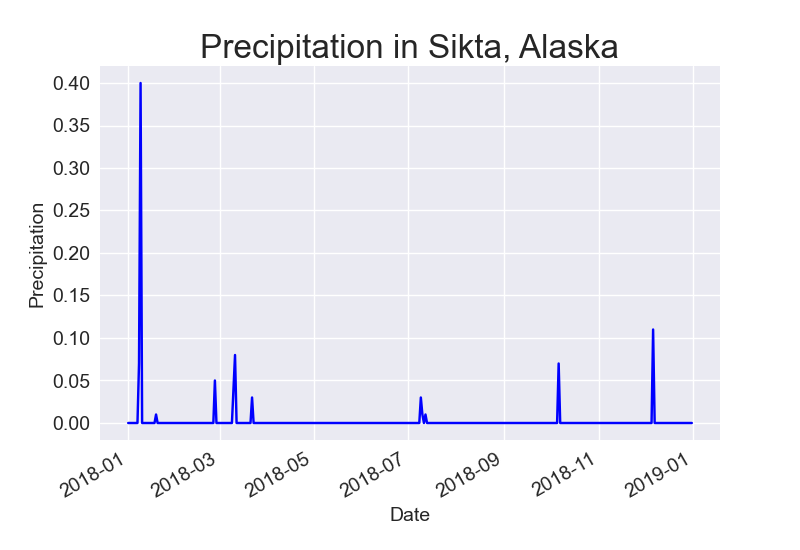

This figure's Python source:
import csv
import matplotlib.pyplot as plt
from datetime import datetime

#Opening the file
file_name = 'data\death_valley_2018_simple.csv'

with open(file_name) as f:
    reader = csv.reader(f)
    headers = next(reader)
    rains = []
    dates = []

#saving the data in two lists in order to plot
    for row in reader:
        rain = float(row[3])
        date = datetime.strptime(row[2], '%Y-%m-%d')
        rains.append(rain)
        dates.append(date)

#Setting the plot
x_values = dates
y_values = rains

plt.style.use('seaborn')
fig, ax = plt.subplots()
ax.plot(x_values, y_values, color='blue')

#setting the configs
ax.set_title('Precipitation in Sikta, Alaska', fontsize=24)
ax.set_xlabel('Date', fontsize=14)
ax.set_ylabel('Precipitation', fontsize=14)

#tick params
ax.tick_params(axis='both', labelsize=14)

#formating the date
fig.autofmt_xdate()
plt.show()
